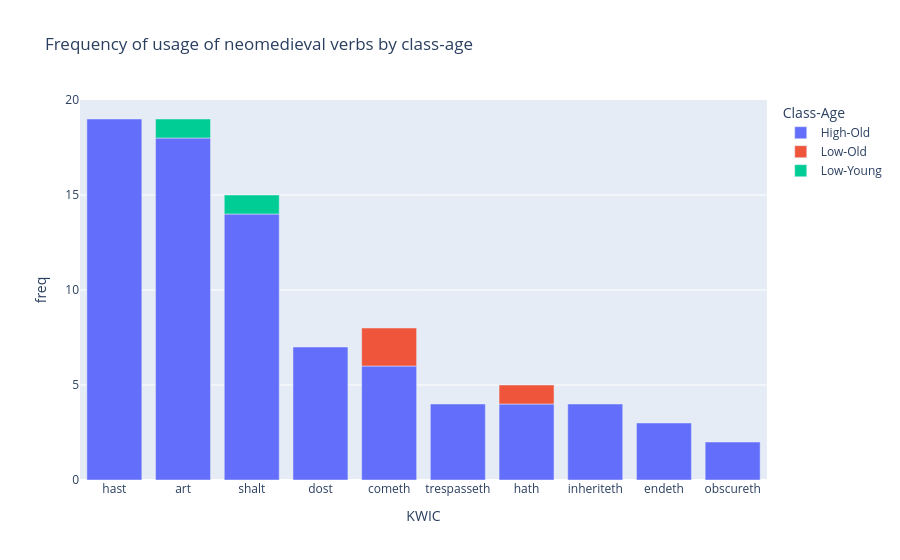

Notebook code for this chart:
### Code cell
# Represent the top 10 medieval verbs by frequency and Class-Age
med_verbs_by_class_top_10 = med_kw_by_class.filter(pl.col('KWIC').is_in(top_10_freq_verbs))

fig = px.bar(med_verbs_by_class_top_10.to_pandas(), y='freq', x='KWIC', color='Class-Age', title='Frequency of usage of neomedieval verbs by class-age')
fig.show()

### Figure 1 — Plotly figure (JSON) as saved in the notebook; plotly's stock layout.template omitted (floating-point values rounded to 4 significant figures)
{"data": [{"hovertemplate": "Class-Age=High-Old<br>KWIC=%{x}<br>freq=%{y}<extra></extra>", "legendgroup": "High-Old", "marker": {"color": "#636efa", "pattern": {"shape": ""}}, "name": "High-Old", "orientation": "v", "showlegend": true, "textposition": "auto", "type": "bar", "x": ["hast", "art", "shalt", "dost", "cometh", "trespasseth", "hath", "inheriteth", "endeth", "obscureth"], "xaxis": "x", "y": [19, 18, 14, 7, 6, 4, 4, 4, 3, 2], "yaxis": "y"}, {"hovertemplate": "Class-Age=Low-Old<br>KWIC=%{x}<br>freq=%{y}<extra></extra>", "legendgroup": "Low-Old", "marker": {"color": "#EF553B", "pattern": {"shape": ""}}, "name": "Low-Old", "orientation": "v", "showlegend": true, "textposition": "auto", "type": "bar", "x": ["cometh", "hath"], "xaxis": "x", "y": [2, 1], "yaxis": "y"}, {"hovertemplate": "Class-Age=Low-Young<br>KWIC=%{x}<br>freq=%{y}<extra></extra>", "legendgroup": "Low-Young", "marker": {"color": "#00cc96", "pattern": {"shape": ""}}, "name": "Low-Young", "orientation": "v", "showlegend": true, "textposition": "auto", "type": "bar", "x": ["art", "shalt"], "xaxis": "x", "y": [1, 1], "yaxis": "y"}], "layout": {"barmode": "relative", "legend": {"title": {"text": "Class-Age"}, "tracegroupgap": 0}, "title": {"text": "Frequency of usage of neomedieval verbs by class-age"}, "xaxis": {"anchor": "y", "domain": [0, 1], "title": {"text": "KWIC"}}, "yaxis": {"anchor": "x", "domain": [0, 1], "title": {"text": "freq"}}}}
